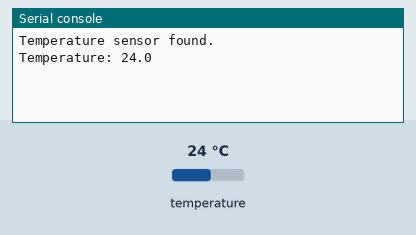
This program was run on a simulated Raspberry Pi Pico running MicroPython. On the bench: the last lines printed to the serial console. The inputs (shaded band) are chosen by the test bench; at power-on: temperature 24 °C.

Above: at 1.2 s.
1.3 s: temperature set to 12 °C
At 5.3 s:
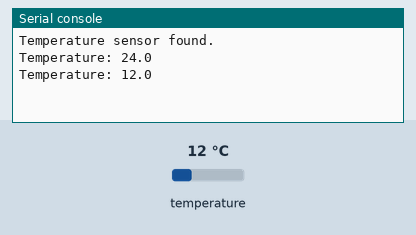
6.0 s: temperature set to 19 °C
At 9.2 s:
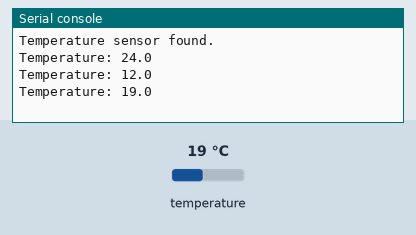
Timing chart, 0 to 10.7 s (numbered marks = the images above; inputs shaded):
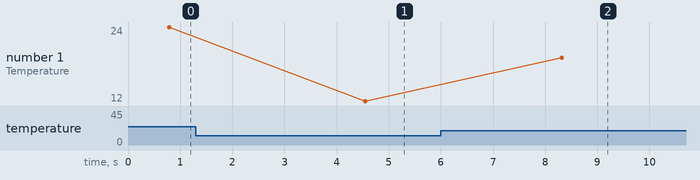

The program:

temp_sensor.py
```python
# temp_sensor.py
import machine
import onewire
import ds18x20
import time


#  remember GP pin 22 is actual pin #29
# the signal wire on pin 22 should use a pull up resistor 3.3K or 4.7K to high 3.3 Volts
ds_pin = machine.Pin(22)
ds_sensor = ds18x20.DS18X20(onewire.OneWire(ds_pin))

# assumption only one temp sensor
roms = ds_sensor.scan()
if not roms:
    raise Exception("No (Temperature sensor (DS18X20) found!")
else:
    print("Temperature sensor found.")
    #print("DS18X20 device(s) found:", roms)

def read_temperature():
    """
    Initiates a temperature conversion and reads the temperature from the first
    DS18X20 device found.

    Returns:
        float: The temperature in degrees Celsius.
    """
    # Start temperature conversion.
    ds_sensor.convert_temp()
    # Wait for the conversion to complete (typical max conversion time is 750ms).
    time.sleep_ms(750)
    # Read the temperature from the first found device.
    temperature = ds_sensor.read_temp(roms[0])
    return temperature

# When running this module directly, print temperature readings in a loop.
if __name__ == '__main__':
    while True:
        temp = read_temperature()
        print("Temperature:", temp)
        time.sleep(3)
```

Measured:
- after the input at 1.3 s, the serial console: prints a new line after 3.3 s (image 1)
- after the input at 6.0 s, the serial console: prints a new line after 2.3 s (image 2)
- plotted number 1: 24 → 12 after the input at 1.3 s, 12 → 19 after the input at 6.0 s
